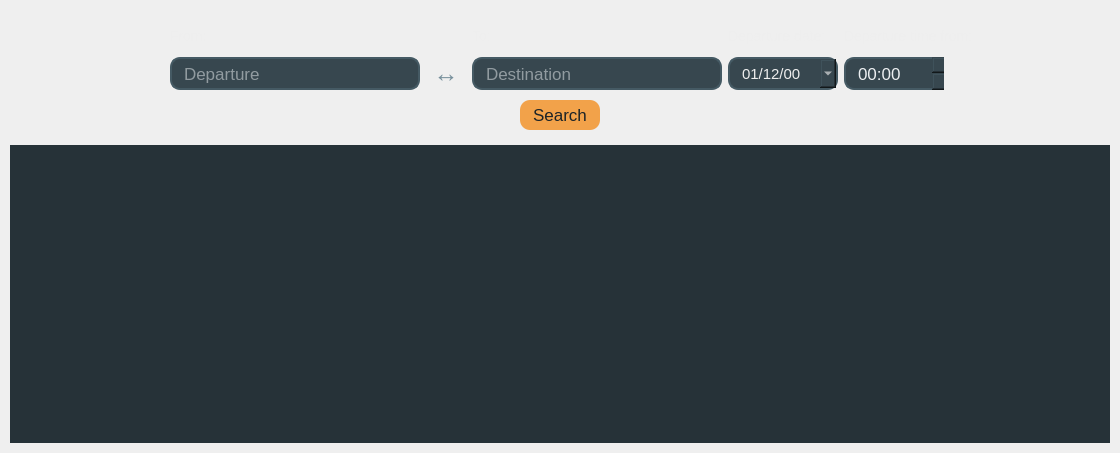
<?xml version="1.0" encoding="UTF-8"?>
<ui version="4.0">
 <class>BuyTickets</class>
 <widget class="QWidget" name="BuyTickets">
  <property name="geometry">
   <rect>
    <x>0</x>
    <y>0</y>
    <width>1120</width>
    <height>453</height>
   </rect>
  </property>
  <property name="sizePolicy">
   <sizepolicy hsizetype="Expanding" vsizetype="Expanding">
    <horstretch>0</horstretch>
    <verstretch>0</verstretch>
   </sizepolicy>
  </property>
  <property name="windowTitle">
   <string>Form</string>
  </property>
  <property name="styleSheet">
   <string notr="true">

/*--------------------------------Time Edit--------------------------------*/
QTimeEdit{

icon:none;
	background-color:#37474F ;

	border-style: solid;
	border-width: 2px;
	border-color: #455A64;
	border-radius: 10px;

	color:#ECEFF1;
	font-family: &quot;Calibri&quot;;
	font-size: 17px;

	padding-left:10px;
	padding-right:10px;
}

QTimeEdit::hover{
background-color: #263238;
}

QTimeEdit::down-button {
height:11px;
  image: url(:/recources/img/downArrow.png);
	background-color:#455A64 ;
border-style: solid;
	border-width: 2px;
	border-color: none;
	border-radius: 7px;
}
QTimeEdit::down-button:hover {
background-color: #D78730;
}

QTimeEdit::up-button {
height:11px;
  image: url(:/recources/img/upArrow.png);
	background-color:#455A64 ;
border-style: solid;
	border-width: 2px;
	border-color: #455A64;
	border-radius: 7px;
}
QTimeEdit::up-button:hover {
background-color: #D78730;
}

/*--------------------------------PopUp calendar--------------------------------*/

QCalendarWidget QToolButton {
	color:#1b2327;
    background-color: #607D8B;
	font: bold &quot;Calibri&quot;;
	font-size:14px;
  }

 QCalendarWidget QWidget { 
	alternate-background-color:#546E7A ; 
}

QCalendarWidget QAbstractItemView:enabled 
  {
	color:#d4d6d7;
	font-family:  &quot;Calibri Bold&quot;;
	font-size: 14px;
    background-color: #1e282d;  
    selection-background-color: #546E7A; 
    selection-color:#1b2327; 
  }

QCalendarWidget QWidget#qt_calendar_navigationbar
{ 
	background-color: #607D8B;
}

QCalendarWidget QMenu {
	background-color: #607D8B;
	color: #1b2327;
	
	selection-color:#607D8B ;
	selection-background-color:  #1b2327;
	font: bold &quot;Calibri&quot;;
	font-size:14px;
  }

QCalendarWidget QSpinBox { 
	color: #607D8B; 
	background-color: #607D8B;
	color: #1b2327;
	selection-background-color: #1b2327;
	selection-color: #607D8B;
	font: bold &quot;Calibri&quot;;
	font-size:14px;
  }


/*--------------------------------Date edit--------------------------------*/
QDateEdit {
	background-color:#37474F ;

	border-style: solid;
	border-width: 2px;
	border-color: #455A64;
	border-radius: 10px;

	color:#EEEEEE;
	font-family: &quot;Calibri&quot;;
	font-size: 15px;

	padding-left:10px;
	padding-right:10px;
}

QDateEdit:hover {
background-color: #263238;
}

QDateEdit::drop-down {
height:30px;
  image: url(:/recources/img/downArrow.png);    
    background-color: #455A64;
    border-style: solid;
    border-width: 1px;
	border-radius:right 8px;
    border-color:#455A64;
border-radius:8px;
 
}



/*--------------------------------Table view--------------------------------*/

QTableView{
	selection-background-color: rgb(24, 32, 36);
	background-color:#263238 ;
	alternate-background-color:rgb(33, 43, 48);
	color:rgb(200, 200, 200);

	font-family: &quot;Calibri&quot;;
	font-size: 14px;
	border: none;
}

QHeaderView::section { 
background-color:rgb(66, 85, 94);
color:rgb(195, 195, 195);
	font: bold &quot;MS Sans Serif&quot;;

	font-size: 13px;

	padding-left:10px;
	padding-right:10px;
 }

/*--------------------------------Button--------------------------------*/

QPushButton{
	
	background-color: rgba(242, 150, 47, 220);
	
	border:none;
	border-radius:10px;

	color:#1b2327;
	font-family:  &quot;Calibri Bold&quot;;
	font-size: 17px;

}

QPushButton:hover:!pressed{
	background-color: #455A64;
color:#EEEEEE;

}

QPushButton:hover:pressed{
	background-color: #37474F;
color:#DDDDDD;
}
QPushButton#ReverseDepDest{
	
	background-color: none;
	


	color:#78909C;
	font-family:  &quot;Calibri Bold&quot;;
	font-size: 25px;

}
QPushButton#ReverseDepDest:hover:!pressed{
	color:rgba(242, 150, 47, 220);


}


/*--------------------------------Line edit--------------------------------*/

QLineEdit{
	background-color:#37474F ;

	border-style: solid;
	border-width: 2px;
	border-color: #455A64;
	border-radius: 10px;

	color:#ECEFF1;
	font-family: &quot;Calibri&quot;;
	font-size: 17px;

	padding-left:10px;
	padding-right:10px;
}


QLineEdit:hover{
	background-color: #263238;
}

QLineEdit:focus{
	background-color: #1c2428;
}


/*--------------------------------Label--------------------------------*/
QLabel{
	background:none ;

	color:#EEEEEE;
font-family: &quot;Calibri&quot;;
	font-size: 14px;
	border: none;
}
</string>
  </property>
  <layout class="QGridLayout" name="gridLayout_7">
   <property name="leftMargin">
    <number>10</number>
   </property>
   <property name="topMargin">
    <number>10</number>
   </property>
   <property name="rightMargin">
    <number>10</number>
   </property>
   <property name="bottomMargin">
    <number>10</number>
   </property>
   <property name="spacing">
    <number>0</number>
   </property>
   <item row="0" column="0">
    <widget class="QStackedWidget" name="stackedWidget">
     <widget class="QWidget" name="buyMenu">
      <layout class="QGridLayout" name="gridLayout_6">
       <property name="leftMargin">
        <number>0</number>
       </property>
       <property name="topMargin">
        <number>0</number>
       </property>
       <property name="rightMargin">
        <number>0</number>
       </property>
       <property name="bottomMargin">
        <number>0</number>
       </property>
       <property name="spacing">
        <number>0</number>
       </property>
       <item row="0" column="0">
        <widget class="QWidget" name="TopBar" native="true">
         <property name="sizePolicy">
          <sizepolicy hsizetype="Expanding" vsizetype="Fixed">
           <horstretch>0</horstretch>
           <verstretch>0</verstretch>
          </sizepolicy>
         </property>
         <property name="minimumSize">
          <size>
           <width>0</width>
           <height>135</height>
          </size>
         </property>
         <property name="maximumSize">
          <size>
           <width>16777215</width>
           <height>135</height>
          </size>
         </property>
         <layout class="QGridLayout" name="gridLayout_2">
          <property name="leftMargin">
           <number>0</number>
          </property>
          <property name="topMargin">
           <number>0</number>
          </property>
          <property name="rightMargin">
           <number>0</number>
          </property>
          <property name="bottomMargin">
           <number>0</number>
          </property>
          <property name="spacing">
           <number>0</number>
          </property>
          <item row="0" column="0">
           <layout class="QGridLayout" name="gridLayout" rowstretch="5,3">
            <property name="leftMargin">
             <number>10</number>
            </property>
            <property name="topMargin">
             <number>10</number>
            </property>
            <property name="rightMargin">
             <number>10</number>
            </property>
            <property name="bottomMargin">
             <number>10</number>
            </property>
            <property name="spacing">
             <number>5</number>
            </property>
            <item row="1" column="0">
             <layout class="QGridLayout" name="gridLayout_4">
              <property name="leftMargin">
               <number>5</number>
              </property>
              <property name="topMargin">
               <number>5</number>
              </property>
              <property name="rightMargin">
               <number>5</number>
              </property>
              <property name="bottomMargin">
               <number>5</number>
              </property>
              <property name="spacing">
               <number>5</number>
              </property>
              <item row="0" column="0">
               <spacer name="horizontalSpacer">
                <property name="orientation">
                 <enum>Qt::Horizontal</enum>
                </property>
                <property name="sizeHint" stdset="0">
                 <size>
                  <width>0</width>
                  <height>0</height>
                 </size>
                </property>
               </spacer>
              </item>
              <item row="0" column="1">
               <widget class="QPushButton" name="SearchButton">
                <property name="enabled">
                 <bool>true</bool>
                </property>
                <property name="sizePolicy">
                 <sizepolicy hsizetype="Fixed" vsizetype="Fixed">
                  <horstretch>0</horstretch>
                  <verstretch>0</verstretch>
                 </sizepolicy>
                </property>
                <property name="minimumSize">
                 <size>
                  <width>80</width>
                  <height>30</height>
                 </size>
                </property>
                <property name="maximumSize">
                 <size>
                  <width>80</width>
                  <height>30</height>
                 </size>
                </property>
                <property name="text">
                 <string>Search</string>
                </property>
                <property name="checkable">
                 <bool>false</bool>
                </property>
               </widget>
              </item>
              <item row="0" column="2">
               <spacer name="horizontalSpacer_2">
                <property name="orientation">
                 <enum>Qt::Horizontal</enum>
                </property>
                <property name="sizeHint" stdset="0">
                 <size>
                  <width>0</width>
                  <height>0</height>
                 </size>
                </property>
               </spacer>
              </item>
             </layout>
            </item>
            <item row="0" column="0">
             <layout class="QGridLayout" name="gridLayout_3" rowstretch="0,0">
              <property name="spacing">
               <number>6</number>
              </property>
              <item row="1" column="4">
               <widget class="QDateEdit" name="DateEdit">
                <property name="sizePolicy">
                 <sizepolicy hsizetype="Fixed" vsizetype="Fixed">
                  <horstretch>0</horstretch>
                  <verstretch>0</verstretch>
                 </sizepolicy>
                </property>
                <property name="minimumSize">
                 <size>
                  <width>110</width>
                  <height>33</height>
                 </size>
                </property>
                <property name="maximumSize">
                 <size>
                  <width>110</width>
                  <height>33</height>
                 </size>
                </property>
                <property name="locale">
                 <locale language="English" country="UnitedKingdom"/>
                </property>
                <property name="wrapping">
                 <bool>false</bool>
                </property>
                <property name="frame">
                 <bool>true</bool>
                </property>
                <property name="readOnly">
                 <bool>false</bool>
                </property>
                <property name="specialValueText">
                 <string/>
                </property>
                <property name="dateTime">
                 <datetime>
                  <hour>0</hour>
                  <minute>0</minute>
                  <second>0</second>
                  <year>2000</year>
                  <month>12</month>
                  <day>1</day>
                 </datetime>
                </property>
                <property name="maximumDateTime">
                 <datetime>
                  <hour>23</hour>
                  <minute>59</minute>
                  <second>59</second>
                  <year>2025</year>
                  <month>12</month>
                  <day>31</day>
                 </datetime>
                </property>
                <property name="displayFormat">
                 <string>dd/MM/yy</string>
                </property>
                <property name="calendarPopup">
                 <bool>true</bool>
                </property>
               </widget>
              </item>
              <item row="1" column="3">
               <widget class="QLineEdit" name="DestinationLineEdit">
                <property name="sizePolicy">
                 <sizepolicy hsizetype="Fixed" vsizetype="Fixed">
                  <horstretch>0</horstretch>
                  <verstretch>0</verstretch>
                 </sizepolicy>
                </property>
                <property name="minimumSize">
                 <size>
                  <width>250</width>
                  <height>33</height>
                 </size>
                </property>
                <property name="maximumSize">
                 <size>
                  <width>250</width>
                  <height>33</height>
                 </size>
                </property>
                <property name="text">
                 <string/>
                </property>
                <property name="maxLength">
                 <number>70</number>
                </property>
                <property name="placeholderText">
                 <string>Destination</string>
                </property>
               </widget>
              </item>
              <item row="1" column="2">
               <widget class="QPushButton" name="ReverseDepDest">
                <property name="sizePolicy">
                 <sizepolicy hsizetype="Fixed" vsizetype="Fixed">
                  <horstretch>0</horstretch>
                  <verstretch>0</verstretch>
                 </sizepolicy>
                </property>
                <property name="minimumSize">
                 <size>
                  <width>40</width>
                  <height>0</height>
                 </size>
                </property>
                <property name="maximumSize">
                 <size>
                  <width>40</width>
                  <height>16777215</height>
                 </size>
                </property>
                <property name="sizeIncrement">
                 <size>
                  <width>1</width>
                  <height>1</height>
                 </size>
                </property>
                <property name="text">
                 <string>↔</string>
                </property>
                <property name="autoDefault">
                 <bool>false</bool>
                </property>
               </widget>
              </item>
              <item row="1" column="0">
               <spacer name="horizontalSpacer_3">
                <property name="orientation">
                 <enum>Qt::Horizontal</enum>
                </property>
                <property name="sizeHint" stdset="0">
                 <size>
                  <width>0</width>
                  <height>0</height>
                 </size>
                </property>
               </spacer>
              </item>
              <item row="1" column="1">
               <widget class="QLineEdit" name="DepartureLineEdit">
                <property name="sizePolicy">
                 <sizepolicy hsizetype="Fixed" vsizetype="Fixed">
                  <horstretch>0</horstretch>
                  <verstretch>0</verstretch>
                 </sizepolicy>
                </property>
                <property name="minimumSize">
                 <size>
                  <width>250</width>
                  <height>33</height>
                 </size>
                </property>
                <property name="maximumSize">
                 <size>
                  <width>250</width>
                  <height>33</height>
                 </size>
                </property>
                <property name="text">
                 <string/>
                </property>
                <property name="maxLength">
                 <number>70</number>
                </property>
                <property name="frame">
                 <bool>true</bool>
                </property>
                <property name="placeholderText">
                 <string>Departure</string>
                </property>
               </widget>
              </item>
              <item row="1" column="6">
               <spacer name="horizontalSpacer_4">
                <property name="orientation">
                 <enum>Qt::Horizontal</enum>
                </property>
                <property name="sizeHint" stdset="0">
                 <size>
                  <width>0</width>
                  <height>0</height>
                 </size>
                </property>
               </spacer>
              </item>
              <item row="0" column="3">
               <widget class="QLabel" name="ToLabel">
                <property name="text">
                 <string>To:</string>
                </property>
               </widget>
              </item>
              <item row="0" column="4">
               <widget class="QLabel" name="DepTimeLab">
                <property name="sizePolicy">
                 <sizepolicy hsizetype="Preferred" vsizetype="Preferred">
                  <horstretch>0</horstretch>
                  <verstretch>0</verstretch>
                 </sizepolicy>
                </property>
                <property name="text">
                 <string>Departure date:</string>
                </property>
               </widget>
              </item>
              <item row="1" column="5">
               <widget class="QTimeEdit" name="TimeEdit">
                <property name="sizePolicy">
                 <sizepolicy hsizetype="Fixed" vsizetype="Fixed">
                  <horstretch>0</horstretch>
                  <verstretch>0</verstretch>
                 </sizepolicy>
                </property>
                <property name="minimumSize">
                 <size>
                  <width>100</width>
                  <height>33</height>
                 </size>
                </property>
                <property name="maximumSize">
                 <size>
                  <width>100</width>
                  <height>33</height>
                 </size>
                </property>
                <property name="sizeIncrement">
                 <size>
                  <width>0</width>
                  <height>0</height>
                 </size>
                </property>
                <property name="frame">
                 <bool>false</bool>
                </property>
                <property name="buttonSymbols">
                 <enum>QAbstractSpinBox::UpDownArrows</enum>
                </property>
                <property name="showGroupSeparator" stdset="0">
                 <bool>false</bool>
                </property>
                <property name="currentSection">
                 <enum>QDateTimeEdit::HourSection</enum>
                </property>
                <property name="displayFormat">
                 <string>HH:mm</string>
                </property>
                <property name="calendarPopup">
                 <bool>false</bool>
                </property>
                <property name="currentSectionIndex">
                 <number>0</number>
                </property>
               </widget>
              </item>
              <item row="0" column="1">
               <widget class="QLabel" name="FromLabel">
                <property name="sizePolicy">
                 <sizepolicy hsizetype="Preferred" vsizetype="Preferred">
                  <horstretch>0</horstretch>
                  <verstretch>0</verstretch>
                 </sizepolicy>
                </property>
                <property name="text">
                 <string>From:</string>
                </property>
               </widget>
              </item>
              <item row="0" column="5" colspan="2">
               <widget class="QLabel" name="HourLabel">
                <property name="minimumSize">
                 <size>
                  <width>120</width>
                  <height>0</height>
                 </size>
                </property>
                <property name="text">
                 <string>Departure time from:</string>
                </property>
               </widget>
              </item>
             </layout>
            </item>
           </layout>
          </item>
         </layout>
        </widget>
       </item>
       <item row="2" column="0">
        <widget class="QTableView" name="TrainsTable">
         <property name="sizePolicy">
          <sizepolicy hsizetype="Expanding" vsizetype="Expanding">
           <horstretch>0</horstretch>
           <verstretch>0</verstretch>
          </sizepolicy>
         </property>
         <property name="maximumSize">
          <size>
           <width>16777215</width>
           <height>16777215</height>
          </size>
         </property>
         <property name="sizeIncrement">
          <size>
           <width>0</width>
           <height>0</height>
          </size>
         </property>
         <property name="lineWidth">
          <number>1</number>
         </property>
         <property name="editTriggers">
          <set>QAbstractItemView::NoEditTriggers</set>
         </property>
         <property name="dragEnabled">
          <bool>false</bool>
         </property>
         <property name="alternatingRowColors">
          <bool>true</bool>
         </property>
         <property name="showGrid">
          <bool>true</bool>
         </property>
         <property name="gridStyle">
          <enum>Qt::SolidLine</enum>
         </property>
         <property name="sortingEnabled">
          <bool>true</bool>
         </property>
         <attribute name="verticalHeaderVisible">
          <bool>false</bool>
         </attribute>
         <attribute name="verticalHeaderShowSortIndicator" stdset="0">
          <bool>true</bool>
         </attribute>
        </widget>
       </item>
       <item row="1" column="0">
        <layout class="QGridLayout" name="gridLayout_8">
         <property name="leftMargin">
          <number>100</number>
         </property>
        </layout>
       </item>
      </layout>
     </widget>
     <widget class="QWidget" name="seatsMeanu">
      <layout class="QGridLayout" name="gridLayout_5" rowstretch="0,0,0,0,0,0,0">
       <property name="leftMargin">
        <number>0</number>
       </property>
       <property name="topMargin">
        <number>0</number>
       </property>
       <property name="rightMargin">
        <number>0</number>
       </property>
       <property name="bottomMargin">
        <number>0</number>
       </property>
       <property name="spacing">
        <number>0</number>
       </property>
       <item row="4" column="0">
        <layout class="QGridLayout" name="seatsLayout">
         <property name="spacing">
          <number>0</number>
         </property>
        </layout>
       </item>
       <item row="1" column="0">
        <layout class="QGridLayout" name="gridLayout_10">
         <property name="leftMargin">
          <number>15</number>
         </property>
         <property name="topMargin">
          <number>15</number>
         </property>
         <item row="0" column="0">
          <widget class="QPushButton" name="goToTrainSelect">
           <property name="sizePolicy">
            <sizepolicy hsizetype="Fixed" vsizetype="Fixed">
             <horstretch>0</horstretch>
             <verstretch>0</verstretch>
            </sizepolicy>
           </property>
           <property name="minimumSize">
            <size>
             <width>30</width>
             <height>30</height>
            </size>
           </property>
           <property name="text">
            <string>←</string>
           </property>
          </widget>
         </item>
         <item row="0" column="1">
          <spacer name="horizontalSpacer_5">
           <property name="orientation">
            <enum>Qt::Horizontal</enum>
           </property>
           <property name="sizeHint" stdset="0">
            <size>
             <width>0</width>
             <height>0</height>
            </size>
           </property>
          </spacer>
         </item>
        </layout>
       </item>
       <item row="6" column="0">
        <spacer name="verticalSpacer_2">
         <property name="orientation">
          <enum>Qt::Vertical</enum>
         </property>
         <property name="sizeHint" stdset="0">
          <size>
           <width>20</width>
           <height>40</height>
          </size>
         </property>
        </spacer>
       </item>
       <item row="2" column="0">
        <spacer name="verticalSpacer_3">
         <property name="orientation">
          <enum>Qt::Vertical</enum>
         </property>
         <property name="sizeHint" stdset="0">
          <size>
           <width>20</width>
           <height>40</height>
          </size>
         </property>
        </spacer>
       </item>
       <item row="3" column="0">
        <layout class="QGridLayout" name="wagonLayout">
         <property name="leftMargin">
          <number>0</number>
         </property>
         <property name="topMargin">
          <number>0</number>
         </property>
         <property name="rightMargin">
          <number>0</number>
         </property>
         <property name="bottomMargin">
          <number>50</number>
         </property>
         <property name="spacing">
          <number>0</number>
         </property>
        </layout>
       </item>
       <item row="5" column="0">
        <layout class="QGridLayout" name="purchaseLayout">
         <property name="leftMargin">
          <number>0</number>
         </property>
         <property name="topMargin">
          <number>35</number>
         </property>
         <property name="horizontalSpacing">
          <number>10</number>
         </property>
         <property name="verticalSpacing">
          <number>0</number>
         </property>
         <item row="0" column="5">
          <spacer name="horizontalSpacer_7">
           <property name="orientation">
            <enum>Qt::Horizontal</enum>
           </property>
           <property name="sizeHint" stdset="0">
            <size>
             <width>0</width>
             <height>0</height>
            </size>
           </property>
          </spacer>
         </item>
         <item row="0" column="2">
          <widget class="QLineEdit" name="ownerFnameLineEdit">
           <property name="sizePolicy">
            <sizepolicy hsizetype="Fixed" vsizetype="Fixed">
             <horstretch>0</horstretch>
             <verstretch>0</verstretch>
            </sizepolicy>
           </property>
           <property name="minimumSize">
            <size>
             <width>300</width>
             <height>30</height>
            </size>
           </property>
           <property name="maximumSize">
            <size>
             <width>300</width>
             <height>30</height>
            </size>
           </property>
           <property name="maxLength">
            <number>70</number>
           </property>
           <property name="placeholderText">
            <string>Owner first name</string>
           </property>
          </widget>
         </item>
         <item row="0" column="0">
          <spacer name="horizontalSpacer_6">
           <property name="orientation">
            <enum>Qt::Horizontal</enum>
           </property>
           <property name="sizeHint" stdset="0">
            <size>
             <width>0</width>
             <height>0</height>
            </size>
           </property>
          </spacer>
         </item>
         <item row="0" column="4">
          <layout class="QGridLayout" name="gridLayout_9">
           <property name="topMargin">
            <number>0</number>
           </property>
           <property name="rightMargin">
            <number>0</number>
           </property>
           <property name="horizontalSpacing">
            <number>0</number>
           </property>
           <property name="verticalSpacing">
            <number>7</number>
           </property>
           <item row="0" column="0">
            <widget class="QPushButton" name="buyTicketButton">
             <property name="sizePolicy">
              <sizepolicy hsizetype="Fixed" vsizetype="Fixed">
               <horstretch>0</horstretch>
               <verstretch>0</verstretch>
              </sizepolicy>
             </property>
             <property name="minimumSize">
              <size>
               <width>100</width>
               <height>25</height>
              </size>
             </property>
             <property name="maximumSize">
              <size>
               <width>100</width>
               <height>25</height>
              </size>
             </property>
             <property name="text">
              <string>Buy</string>
             </property>
            </widget>
           </item>
           <item row="1" column="0">
            <widget class="QPushButton" name="reserveTicketButton">
             <property name="sizePolicy">
              <sizepolicy hsizetype="Fixed" vsizetype="Fixed">
               <horstretch>0</horstretch>
               <verstretch>0</verstretch>
              </sizepolicy>
             </property>
             <property name="minimumSize">
              <size>
               <width>100</width>
               <height>25</height>
              </size>
             </property>
             <property name="maximumSize">
              <size>
               <width>100</width>
               <height>25</height>
              </size>
             </property>
             <property name="text">
              <string>Reserve</string>
             </property>
            </widget>
           </item>
          </layout>
         </item>
         <item row="0" column="3">
          <widget class="QLineEdit" name="ownerLnameLineEdit">
           <property name="sizePolicy">
            <sizepolicy hsizetype="Fixed" vsizetype="Fixed">
             <horstretch>0</horstretch>
             <verstretch>0</verstretch>
            </sizepolicy>
           </property>
           <property name="minimumSize">
            <size>
             <width>300</width>
             <height>30</height>
            </size>
           </property>
           <property name="maximumSize">
            <size>
             <width>300</width>
             <height>30</height>
            </size>
           </property>
           <property name="maxLength">
            <number>70</number>
           </property>
           <property name="placeholderText">
            <string>Owner last name</string>
           </property>
          </widget>
         </item>
         <item row="0" column="1">
          <widget class="QLabel" name="seatNumberLabel">
           <property name="sizePolicy">
            <sizepolicy hsizetype="Fixed" vsizetype="Fixed">
             <horstretch>0</horstretch>
             <verstretch>0</verstretch>
            </sizepolicy>
           </property>
           <property name="minimumSize">
            <size>
             <width>170</width>
             <height>0</height>
            </size>
           </property>
           <property name="text">
            <string>Seat number: </string>
           </property>
          </widget>
         </item>
        </layout>
       </item>
      </layout>
     </widget>
    </widget>
   </item>
  </layout>
 </widget>
 <tabstops>
  <tabstop>DepartureLineEdit</tabstop>
  <tabstop>DestinationLineEdit</tabstop>
  <tabstop>DateEdit</tabstop>
  <tabstop>TimeEdit</tabstop>
  <tabstop>SearchButton</tabstop>
  <tabstop>ReverseDepDest</tabstop>
  <tabstop>goToTrainSelect</tabstop>
  <tabstop>ownerFnameLineEdit</tabstop>
  <tabstop>ownerLnameLineEdit</tabstop>
  <tabstop>buyTicketButton</tabstop>
  <tabstop>reserveTicketButton</tabstop>
  <tabstop>TrainsTable</tabstop>
 </tabstops>
 <resources/>
 <connections/>
</ui>
